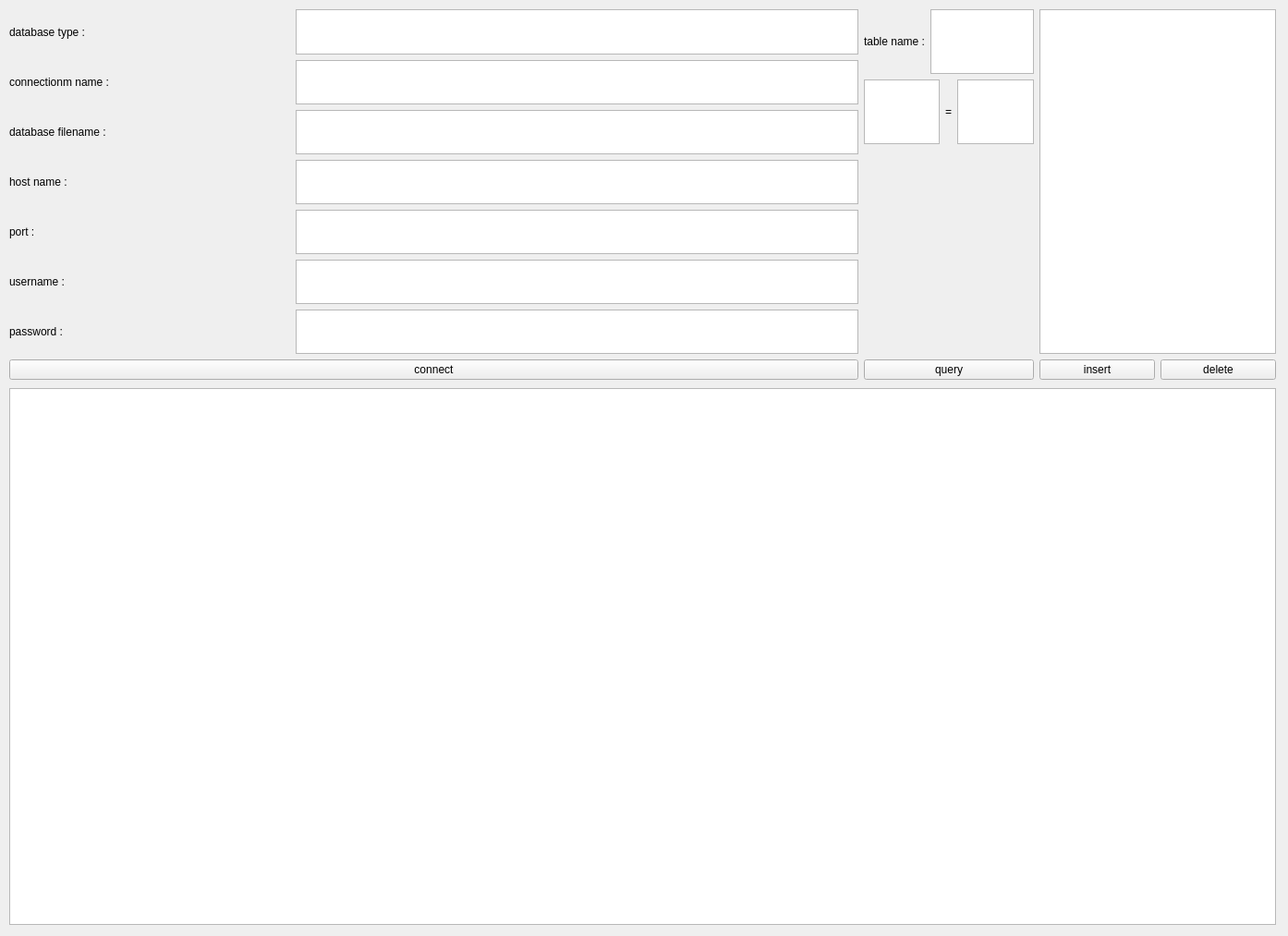
<?xml version="1.0" encoding="UTF-8"?>
<ui version="4.0">
 <class>DataManagerWidget</class>
 <widget class="QWidget" name="DataManagerWidget">
  <property name="geometry">
   <rect>
    <x>0</x>
    <y>0</y>
    <width>1394</width>
    <height>1013</height>
   </rect>
  </property>
  <property name="sizePolicy">
   <sizepolicy hsizetype="Expanding" vsizetype="Expanding">
    <horstretch>0</horstretch>
    <verstretch>0</verstretch>
   </sizepolicy>
  </property>
  <property name="windowTitle">
   <string>Form</string>
  </property>
  <widget class="QWidget" name="verticalLayoutWidget_4">
   <property name="geometry">
    <rect>
     <x>10</x>
     <y>10</y>
     <width>1371</width>
     <height>401</height>
    </rect>
   </property>
   <layout class="QVBoxLayout" name="VLayout_all" stretch="1">
    <property name="sizeConstraint">
     <enum>QLayout::SetDefaultConstraint</enum>
    </property>
    <item>
     <layout class="QHBoxLayout" name="HLayout_all" stretch="5,1,0">
      <item>
       <layout class="QVBoxLayout" name="VLayout_Connect" stretch="0,0">
        <item>
         <layout class="QVBoxLayout" name="VLayout_Info" stretch="1,1,1,1,1,1,1">
          <item>
           <layout class="QHBoxLayout" name="HLayout_1" stretch="1,2">
            <item>
             <widget class="QLabel" name="label_database_type">
              <property name="text">
               <string>database type :</string>
              </property>
             </widget>
            </item>
            <item>
             <widget class="QTextEdit" name="textEdit_database_type"/>
            </item>
           </layout>
          </item>
          <item>
           <layout class="QHBoxLayout" name="HLayout_2" stretch="1,2">
            <item>
             <widget class="QLabel" name="label_connectionm_name">
              <property name="text">
               <string>connectionm name :</string>
              </property>
             </widget>
            </item>
            <item>
             <widget class="QTextEdit" name="textEdit_connectionm_name"/>
            </item>
           </layout>
          </item>
          <item>
           <layout class="QHBoxLayout" name="HLayout_3" stretch="1,2">
            <item>
             <widget class="QLabel" name="label_database_filename">
              <property name="text">
               <string>database filename :</string>
              </property>
             </widget>
            </item>
            <item>
             <widget class="QTextEdit" name="textEdit_database_filename"/>
            </item>
           </layout>
          </item>
          <item>
           <layout class="QHBoxLayout" name="HLayout_4" stretch="1,2">
            <item>
             <widget class="QLabel" name="label_host_name">
              <property name="text">
               <string>host name :</string>
              </property>
             </widget>
            </item>
            <item>
             <widget class="QTextEdit" name="textEdit_host_name"/>
            </item>
           </layout>
          </item>
          <item>
           <layout class="QHBoxLayout" name="HLayout_5" stretch="1,2">
            <item>
             <widget class="QLabel" name="label_port">
              <property name="text">
               <string>port :</string>
              </property>
             </widget>
            </item>
            <item>
             <widget class="QTextEdit" name="textEdit_port"/>
            </item>
           </layout>
          </item>
          <item>
           <layout class="QHBoxLayout" name="HLayout_6" stretch="1,2">
            <item>
             <widget class="QLabel" name="label_username">
              <property name="text">
               <string>username :</string>
              </property>
             </widget>
            </item>
            <item>
             <widget class="QTextEdit" name="textEdit_username"/>
            </item>
           </layout>
          </item>
          <item>
           <layout class="QHBoxLayout" name="HLayout_7" stretch="1,2">
            <item>
             <widget class="QLabel" name="label_password">
              <property name="text">
               <string>password :</string>
              </property>
             </widget>
            </item>
            <item>
             <widget class="QTextEdit" name="textEdit_password"/>
            </item>
           </layout>
          </item>
         </layout>
        </item>
        <item>
         <widget class="QPushButton" name="Btn_Connect">
          <property name="text">
           <string>connect</string>
          </property>
         </widget>
        </item>
       </layout>
      </item>
      <item>
       <layout class="QVBoxLayout" name="VLayout_query" stretch="1,1,6,1">
        <item>
         <layout class="QHBoxLayout" name="HLayout_table_name">
          <item>
           <widget class="QLabel" name="label_table_name">
            <property name="sizePolicy">
             <sizepolicy hsizetype="Preferred" vsizetype="Preferred">
              <horstretch>0</horstretch>
              <verstretch>0</verstretch>
             </sizepolicy>
            </property>
            <property name="text">
             <string>table name :</string>
            </property>
           </widget>
          </item>
          <item>
           <widget class="QTextEdit" name="textEdit_table_name">
            <property name="sizePolicy">
             <sizepolicy hsizetype="Expanding" vsizetype="Expanding">
              <horstretch>0</horstretch>
              <verstretch>0</verstretch>
             </sizepolicy>
            </property>
           </widget>
          </item>
         </layout>
        </item>
        <item>
         <layout class="QHBoxLayout" name="HLayout_query_key_value">
          <item>
           <widget class="QTextEdit" name="textEdit_QueryKey"/>
          </item>
          <item>
           <widget class="QLabel" name="label">
            <property name="text">
             <string>=</string>
            </property>
           </widget>
          </item>
          <item>
           <widget class="QTextEdit" name="textEdit_QueryValue"/>
          </item>
         </layout>
        </item>
        <item>
         <spacer name="VSpacer_query">
          <property name="orientation">
           <enum>Qt::Vertical</enum>
          </property>
          <property name="sizeHint" stdset="0">
           <size>
            <width>20</width>
            <height>40</height>
           </size>
          </property>
         </spacer>
        </item>
        <item>
         <widget class="QPushButton" name="Btn_Query">
          <property name="text">
           <string>query</string>
          </property>
         </widget>
        </item>
       </layout>
      </item>
      <item>
       <layout class="QVBoxLayout" name="VLayout_insert_delete">
        <item>
         <widget class="QPlainTextEdit" name="plainTextEdit_insert_delete_key_value"/>
        </item>
        <item>
         <layout class="QHBoxLayout" name="HLayout_Btns">
          <item>
           <widget class="QPushButton" name="Btn_Insert">
            <property name="text">
             <string>insert</string>
            </property>
           </widget>
          </item>
          <item>
           <widget class="QPushButton" name="Btn_Delete">
            <property name="text">
             <string>delete</string>
            </property>
           </widget>
          </item>
         </layout>
        </item>
       </layout>
      </item>
     </layout>
    </item>
   </layout>
  </widget>
  <widget class="QPlainTextEdit" name="plainTextEdit_msg">
   <property name="geometry">
    <rect>
     <x>10</x>
     <y>420</y>
     <width>1371</width>
     <height>581</height>
    </rect>
   </property>
   <property name="sizePolicy">
    <sizepolicy hsizetype="Preferred" vsizetype="Preferred">
     <horstretch>0</horstretch>
     <verstretch>0</verstretch>
    </sizepolicy>
   </property>
  </widget>
 </widget>
 <resources/>
 <connections/>
</ui>
